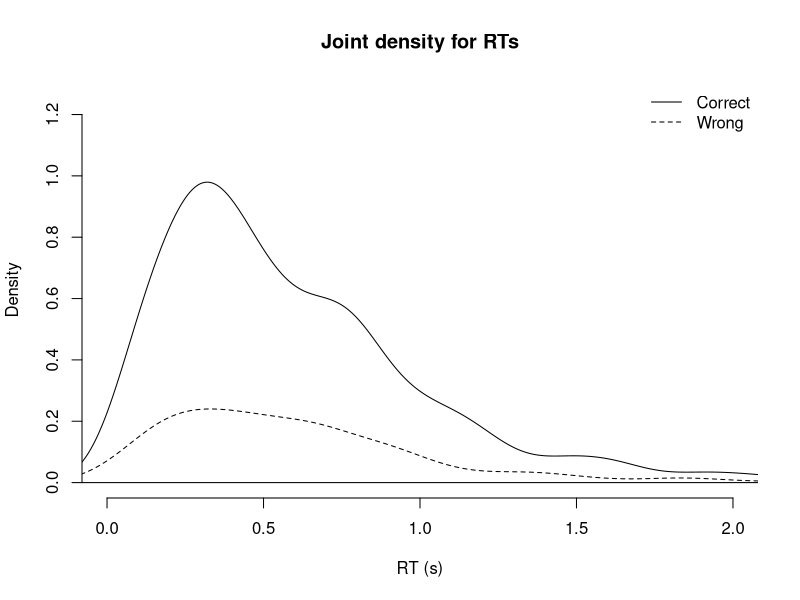
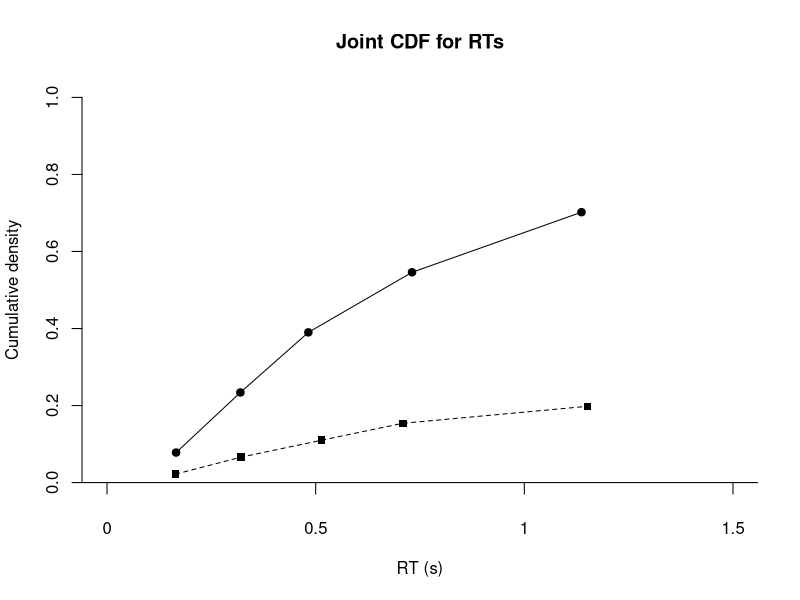

R code for these plots, in order:
#-------------------------------------------#
# Examples of how to plot a RT distribution #
# Kevin Potter                              #
#-------------------------------------------#

# 1)
# Simulate RT data
N = 1000 # Sample size
ch = rbinom( N, 1, .8) # Generate accuracy independently using a bernoulli distribution
# 1 = correct, 0 = incorrect
# rbinom( Sample size, # of possible successes, Probability of a success )
rt = rgamma( N, shape = 2, scale = .3 ) # Generate response times from a gamma distribution


# 2)
# Plotting the joint density
prp = mean( ch ) # Determine the proportion of accurate responses
d1 = density( rt[ch==1] ) # Determine the empirical density for accurate RTs
d0 = density( rt[ch==0] ) # Determine the empirical density for inaccurate RTs

# For greater control, I prefer to generate an empty plot first
x11(); # Create a new plotting window
xl = c( 0, 2 ); yl = c( 0, max( c(d1$y,d0$y) ) ) # Define x and y-axis limits
plot( xl, 
      yl, 
      type = 'n', # Suppresses plotting
      xlab = 'RT (s)',
      ylab = 'Density',
      main = 'Joint density for RTs',
      bty = 'n' # Suppresses box around plot
)
lines( d1$x, d1$y*prp )
lines( d0$x, d0$y*(1-prp), lty = 2) # Use a dashed line
abline(h=0)

legend( 'topright',
        c('Correct','Wrong'), # Legend labels
        lty = c(1,2), # Solid and dashed lines
        bty = 'n' # Suppresses box around the legend
)

# 3)
# Plotting empirical CDFs using quantiles
prp = mean( ch ) # Determine the proportion of accurate responses
prb = seq( .1, .9, .2) # Define the quantile proportions of interest
# Use R's 'aggregate' function to quickly calculate the 
# .1, .3, .5, .7, and .9 quantiles for both accurate and 
# and inaccurate choices
# The general structure of the aggregate command:
# aggregate( Dependent variable(s),
#            list( Covariates of interest ),
#            Function to calculate at each level of the covariates )
qnt = aggregate( rt, list( ch ), quantile, prob = prb )
colnames(qnt)[1] = 'Accuracy' # Relabel

x11(); # Create a new plotting window
xl = c( 0, 1.5 ); yl = c( 0, 1 ) # Define x and y-axis limits
plot( xl, 
      yl, 
      type = 'n', # Suppresses plotting
      xlab = 'RT (s)',
      ylab = 'Cumulative density',
      main = 'Joint CDF for RTs',
      xaxt='n', # Suppresses x-axis markers
      bty = 'n' # Suppresses box around plot
)
# Here, I create a custom x-axis
axis( 1, seq(0,1.5,.5), seq(0,1.5,.5),
      tick = T, lwd = 0 )
segments( seq(0,1.5,.5), 0, seq(0,1.5,.5), -.03 )
abline(h=0)

# Accurate responses
lines( qnt$x[qnt$Accuracy==1,], prb*prp )
points( qnt$x[qnt$Accuracy==1,], prb*prp, pch=19 )
# Inaccurate responses
lines( qnt$x[qnt$Accuracy==0,], prb*(1-prp), lty=2 )
points( qnt$x[qnt$Accuracy==0,], prb*(1-prp), pch=15 )

# Clean up the workspace
rm(rt,ch,d0,d1,N,prb,prp,qnt,xl,yl)

